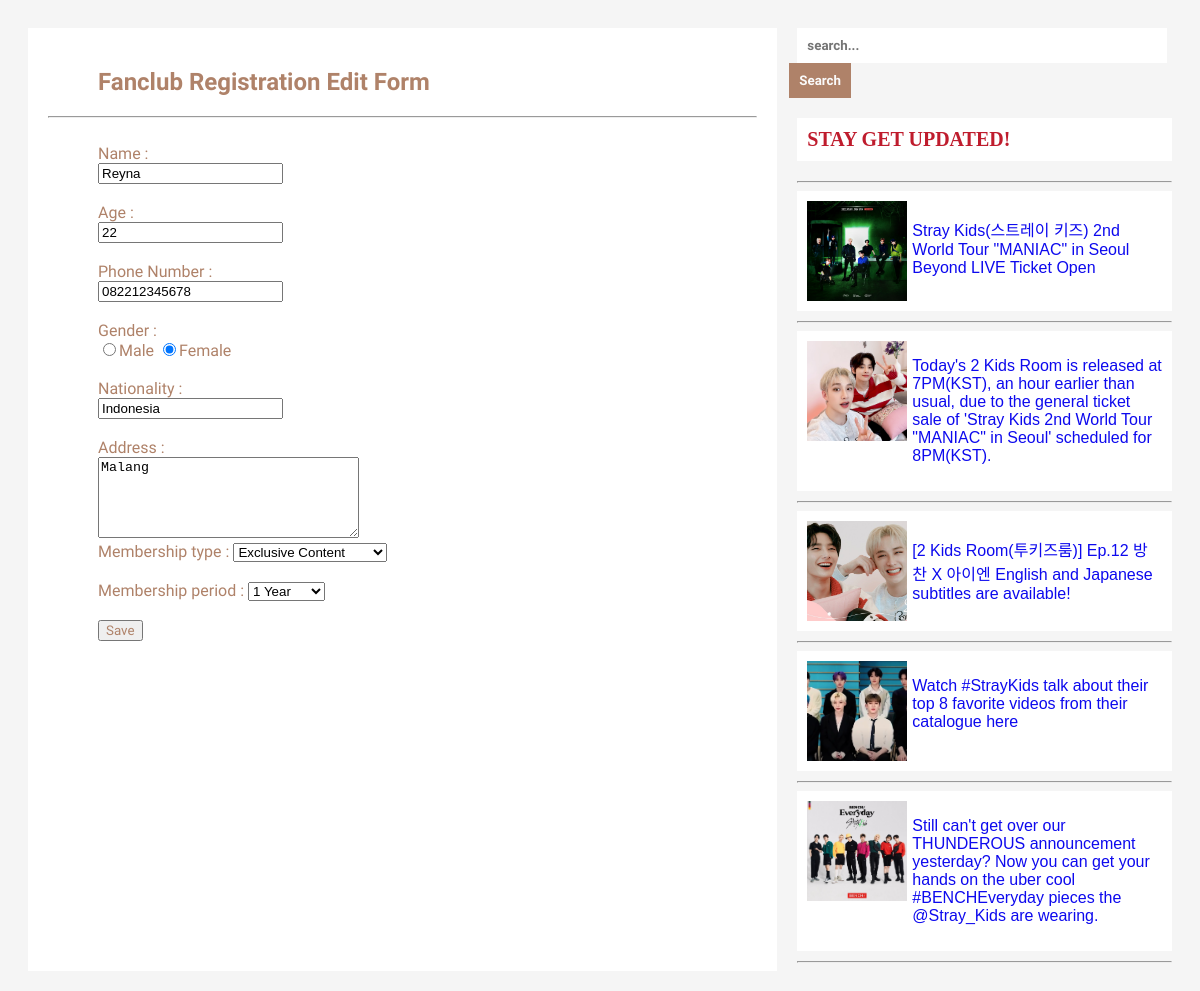
The app's page /form-edit.php?id=1 with its own data.
### tables this page shows
CREATE TABLE `calon_member` (
  `id` int(11) NOT NULL,
  `name` varchar(50) NOT NULL,
  `age` int(100) NOT NULL,
  `phone_number` varchar(15) NOT NULL,
  `gender` varchar(50) NOT NULL,
  `nationality` varchar(50) NOT NULL,
  `address` varchar(100) NOT NULL,
  `membership_type` varchar(50) NOT NULL,
  `membership_period` varchar(50) NOT NULL
);

### form-edit.php (the view, shortened to what this page needs)
<?php
include("config.php");
$id = $_GET['id'];
$sql = "SELECT * FROM calon_member WHERE id=$id";
$query = mysqli_query($db, $sql);
$member = mysqli_fetch_assoc($query);
?>
<!DOCTYPE html>
<html>
<head>
    <link rel="stylesheet" href="formstyle.css">
</head>
<body>
<div class="home">
    <article class="article">
        <h1>Fanclub Registration Edit Form</h1>
           <hr>
           <br>
    <form action="proses-edit.php" method="POST">
        <div>
            <label>Name :</label> <br>
            <input type="text" name="name" value="<?php echo $member['name'] ?>">
        </div>
        <br>
        <div>
            <label>Age :</label> <br>
            <input type="text" name="age" value="<?php echo $member['age'] ?>">
        </div>
        <br>
        <div>
            <label>Phone Number :</label> <br>
            <input type="text" name="phone_number" value="<?php echo $member['phone_number'] ?>">
        </div>
        <br>
        <div>
            <label>Gender :</label> <br>
            <?php $gender = $member['gender']; ?>
            <input type="radio" name="gender" value="male" <?php echo ($gender == 'male') ? "checked": "" ?>>Male
            <input type="radio" name="gender" value="female" <?php echo ($gender == 'female') ? "checked": "" ?>>Female
        </div>
        <br>
        <div>
            <label>Nationality :</label> <br>
            <input type="text" name="nationality" value="<?php echo $member['nationality'] ?>">
        </div>
        <br>
        <div>
            <label>Address :</label> <br>
            <textarea name="address" rows="5" cols="30" required><?php echo $member['address'] ?></textarea>
        </div>
        <div>
            <label for="membership_type">Membership type : </label>
            <?php $membership_type = $member['membership_type']; ?>
        <select name="membership_type">
            <option <?php echo ($membership_type == 'Exclusive Content') ? "selected": "" ?>>Exclusive Content</option>
        </select>
        </div>
        <br>
        <div>
            <label for="membership_period">Membership period : </label>
            <?php $membership_period = $member['membership_period']; ?>
        <select name="membership_period">
            <option <?php echo ($membership_period == '1 Year') ? "selected": "" ?>>1 Year</option>
        </select>
        </div>
        <br>
        <div>
            <input class="submitbutton" type="submit" name="save" value="Save">
        </div>
    </form>
</article>
<div class="rightside">
          <form class="searchbar">
            <input class="search" type="text" placeholder="search..." required>
            <input class="button" type="button" value="Search">
          </form>
          <h3 class="list-title">STAY GET UPDATED!</h3>
          <hr>
          <div class="lists">
            <div class="list">
              <img src="img/list1.jpg" alt="photo 1">
              <p>Stray Kids(스트레이 키즈) 2nd World Tour "MANIAC" in Seoul Beyond LIVE Ticket Open</p>
            </div>
            <hr>
            <div class="list">
              <img src="img/list2.jpg" alt="photo 2">
              <p>Today's 2 Kids Room is released at 7PM(KST), an hour earlier than usual, due to the general ticket sale of 'Stray Kids 2nd World Tour "MANIAC" in Seoul' scheduled for 8PM(KST).</p>
            </div>
            <hr>
            <div class="list">
              <img src="img/list3.jpg" alt="photo 3">
              <p>[2 Kids Room(투키즈룸)] Ep.12 방찬 X 아이엔 English and Japanese subtitles are available!</p>
            </div>
            <hr>
            <div class="list">
              <img src="img/list4.png" alt="photo 4">
              <p>Watch #StrayKids talk about their top 8 favorite videos from their catalogue here</p>
            </div>
            <hr>
             <div class="list">
              <img src="img/list5.jpg" alt="photo 4">
              <p>Still can't get over our THUNDEROUS announcement yesterday? Now you can get your hands on the uber cool #BENCHEveryday pieces the @Stray_Kids are wearing. </p>
            </div>
            <hr>
          </div>
        </div>
    </div>
    </body>
</html>

### formstyle.css (style rules this page uses)
body { background-color: #f5f5f5; }
h1 { text-align: left; color: #af8269; font-family: 'Varela Round', sans-serif; padding-left: 50px; }
form { color: #af8269; text-align: left; padding-left: 50px; font-family: 'Varela Round', sans-serif; }
.submitbutton { color: #af8269; font-family: 'Varela Round', sans-serif; }
.searchbar { padding: 0px; }
.search { font-family: 'Quicksand', sans-serif; font-weight: bold; width: 350px; padding:10px; background: white; border:0px solid #dbdbdb; }
.button { font-family: 'Quicksand', sans-serif; font-weight: bold; position:relative; padding:8px; left:-8px; border:2px solid #af8269; background-color:#af8269; color:#fafafa; }
.list-title { font-size: 14px; }
.home { display: grid; grid-template-columns: 2fr 1fr; gap: 20px; padding: 20px; }
.list-title { background-color: white; color: #bf1c2d; font-size: 20px; padding: 10px; }
.list { background-color: white; font-family: sans-serif; color: #0d09ee; display: grid; grid-template-columns: 1fr 3fr; gap: 5px; margin-bottom: 10px; padding: 10px; }
.list img { width: 100px; height: 100px; }
.article { background-color: white; padding: 20px; }

### records on screen
calon_member: name "Reyna", age "22", phone_number "082212345678", gender "☑", nationality "Indonesia", address "Malang", membership_type "Exclusive Content", membership_period "1 Year"
